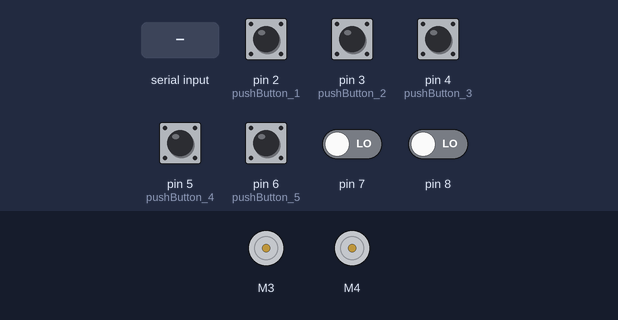
Simulated run of this sketch. Board: Arduino Uno, built with avr-gcc and run on an emulated ATmega328P. Shown: 2 × DC motor (green arrow = forward, orange = backward, longer = faster). Inputs (shaded band) come from the test bench; at power-on: pin 2 (pushButton_1), pin 3 (pushButton_2), pin 4 (pushButton_3), pin 5 (pushButton_4), pin 6 (pushButton_5), pin 7, pin 8 LOW. What the sketch prints to the serial monitor is not drawn.

Above: at 1.2 s.
1.3 s: pin 6 (pushButton_5) pulled HIGH for 0.15 s
At 1.4 s:
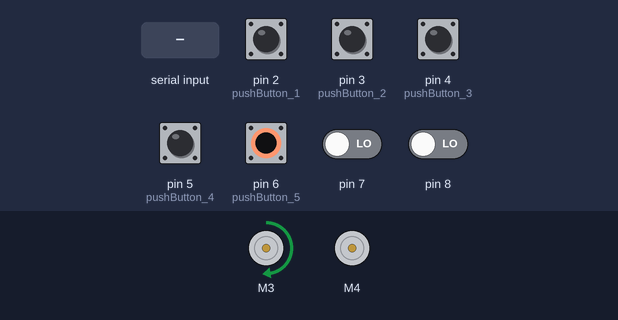
4.3 s: "4" received over Serial
At 4.8 s:
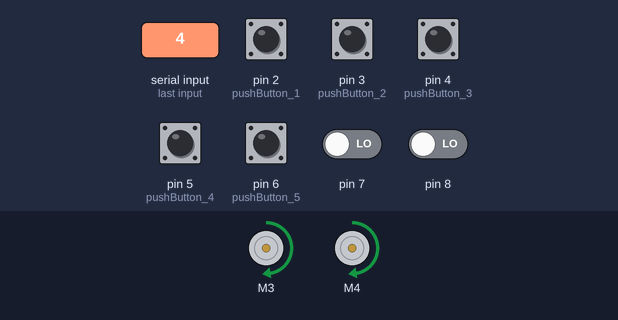
5.8 s: "f90\n" received over Serial
At 7.0 s:
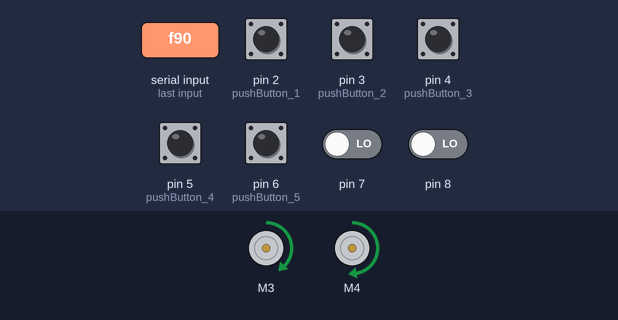
7.3 s: pin 6 (pushButton_5) pulled HIGH for 1 s
At 8.36 s:
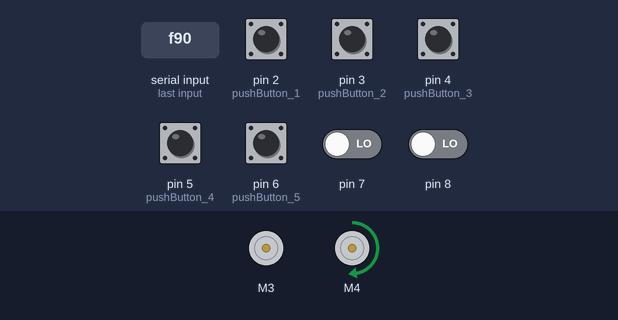
10.3 s: "b90\n" received over Serial
13.3 s: pin 5 (pushButton_4) pulled HIGH for 0.15 s
At 14.0 s:
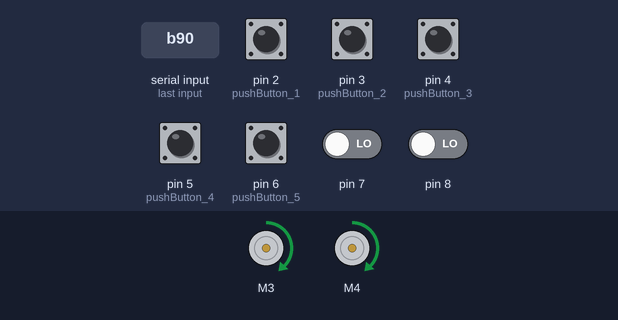
Timing chart, 0 to 15.9 s (numbered marks = the images above; inputs shaded):
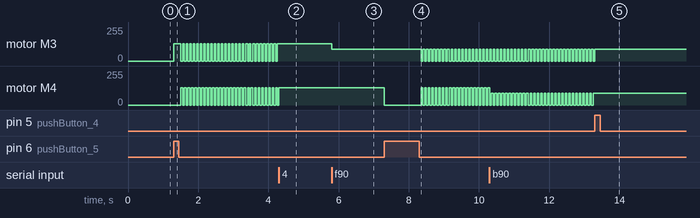

The sketch:

lights.ino
```cpp
/*
This sketch expects an Adafruit Motor Shield for Arduino v2
---->	http://www.adafruit.com/products/1438
- Adjust LEDs by PWM on motor lines 1 (coax), 3 (front), 4 (back) -
- Removed sensor reads
*/
/*March 2017 - TK removed all coax logic, preparing to add sensor code
 *
*/

double sketchVersion = 1.0;
#include <Wire.h>
#include <Adafruit_MotorShield.h>

// Create the "motor" shield object with the default I2C address
Adafruit_MotorShield AFMS = Adafruit_MotorShield();

// Name the "motor" ports by solenoid function:
Adafruit_DCMotor *frontLEDs = AFMS.getMotor(3);
Adafruit_DCMotor *backLEDs  = AFMS.getMotor(4);

  // Name the input lines by pushbutton order:
  int pushButton_1 = 2;
  int pushButton_2 = 3;
  int pushButton_3 = 4;
  int pushButton_4 = 5;
  int pushButton_5 = 6;

  //When controlling over Serial, the following
  //booleans are enabled
  bool btn1(false); //Not in use
  bool btn2(false);  //Not in use

  bool btn3(false); //Turn off LEDs
  bool btn4(false); //Turn on LEDs
  bool btn5(false); //Flash/toggle the LEDs

  //To control light intensity
  int frontLEDDrive(128);
  int backLEDDrive(128);

  int flashFlag     = false;
  int flashToggle   = true;
  int flashInterval = 50;
  unsigned long flashMillis = millis();

  void checkPINStates();
  void processByte(char ch);

  //Allow nice syntax for serial printing
  template<class T> inline Print &operator <<(Print &o, T arg) { o.print(arg); return o; }

void setup()
{
    AFMS.begin();  // create with the default frequency 1.6KHz

    // depower devices:
    frontLEDs->run(RELEASE);
    backLEDs->run(RELEASE);

    // set solenoid "on" duty cycles:
    frontLEDs->setSpeed(frontLEDDrive);
    backLEDs->setSpeed(backLEDDrive);

    // set the pushbutton pins as inputs:
    pinMode(pushButton_1, INPUT); // Coax LEDs OFF
    pinMode(pushButton_2, INPUT); // Coax LEDs ON
    pinMode(pushButton_3, INPUT); // front&back OFF
    pinMode(pushButton_4, INPUT); // front&back ON
    pinMode(pushButton_5, INPUT); // front-back ALT

    // setup serial port
    Serial.begin(19200);
    sendInfo();
}

void loop()
{
    while(Serial.available() > 0)
    {
        processByte(Serial.read());
    }

    if (digitalRead(pushButton_3) || btn3 == true)
    {
        Serial << "[BUTTON_3_DOWN]";
        frontLEDs->run(RELEASE);
        backLEDs->run(RELEASE);
        flashFlag = false;
        btn3 = false;
    }

    if (digitalRead(pushButton_4) || btn4 == true)
    {
        Serial << "[BUTTON_4_DOWN]";
        frontLEDs->run(FORWARD);
        backLEDs->run(FORWARD);
        flashFlag = false;
        btn4 = false;
    }

    if (digitalRead(pushButton_5) || btn5 == true)
    {
        Serial << "[BUTTON_5_DOWN]";
        flashFlag   = true;
        flashToggle = true;
        flashMillis = millis();
        btn5 = false;
    }

    if (flashFlag && (millis() >= flashMillis))
    {
        if (flashToggle)
        {
            frontLEDs->run(FORWARD);
            backLEDs->run(RELEASE);
            flashToggle = false;
        }
        else
        {
            frontLEDs->run(RELEASE);
            backLEDs->run(FORWARD);
            flashToggle = true;
        }
        flashMillis = millis() + flashInterval;
    }
}

void processByte(char ch)
{
    switch(ch)
    {
        case '1':            btn1 = true ;        break;
        case '2':            btn2 = true ;        break;
        case '3':            btn3 = true ;        break;
        case '4':            btn4 = true ;        break;
        case '5':            btn5 = true ;        break;

        case 'f':
            frontLEDDrive = Serial.parseInt();
            frontLEDs->setSpeed(frontLEDDrive);
            Serial << "[FRONT_LED_DRIVE=" << frontLEDDrive<<"]";
        break;

        case 'b':
            backLEDDrive = Serial.parseInt();
            backLEDs->setSpeed(backLEDDrive);
            Serial << "[BACK_LED_DRIVE="<<backLEDDrive<<"]";
        break;

        case 'i': //Return info about current HW state
            sendInfo();
        break;

        default: //Do nothing
            Serial << "[UNHANDLED_CHAR_RECEIVED:'"<<ch<<"']";
        ;
    }
}

void sendInfo()
{
    Serial << "[ARRAYBOT LIGHTS VERSION="<<sketchVersion<<"]";

    //Read and report states of "light pins"
    Serial << "[" << ((digitalRead(1)) ? "PIN_1=HIGH," : "PIN_1=LOW") << "]";
    Serial << "[" << ((digitalRead(2)) ? "PIN_2=HIGH," : "PIN_2=LOW") << "]";
    Serial << "[" << ((digitalRead(3)) ? "PIN_3=HIGH," : "PIN_3=LOW") << "]";
    Serial << "[" << ((digitalRead(4)) ? "PIN_4=HIGH," : "PIN_4=LOW") << "]";
    Serial << "[" << ((digitalRead(5)) ? "PIN_5=HIGH," : "PIN_5=LOW") << "]";
    Serial << "[" << ((digitalRead(6)) ? "PIN_6=HIGH," : "PIN_6=LOW") << "]";
    Serial << "[" << ((digitalRead(7)) ? "PIN_7=HIGH," : "PIN_7=LOW") << "]";
    Serial << "[" << ((digitalRead(8)) ? "PIN_8=HIGH," : "PIN_8=LOW") << "]";
    Serial << "[FRONT_LED_DRIVE="<<frontLEDDrive<<"]";
    Serial << "[BACK_LED_DRIVE="<<backLEDDrive<<"]";
}
```

Measured:
- after the input at 1.3 s, motor M3: stopped → forward 128/255 at once, then repeats every 0.10 s: stopped 0.05 s, forward 128/255 0.05 s; motor M4: alternates forward 128/255 for 0.05 s and stopped for 0.05 s, starting after 0.20 s
- after the input at 4.3 s, motor M3: stops changing and stays forward 128/255; motor M4: goes on until 4.3 s, then stays forward 128/255
- after the input at 5.8 s, motor M3: forward 128/255 → forward 90/255 at once
- after the input at 7.3 s, motor M3: alternates forward 90/255 for 0.05 s and stopped for 0.05 s, starting after 1.1 s; motor M4: forward 128/255 → stopped at once, then repeats every 0.10 s: forward 128/255 0.05 s, stopped 0.05 s
- after the input at 13.3 s, motor M3: goes on until 13.3 s, then stays forward 90/255; motor M4: stops changing and stays forward 90/255
